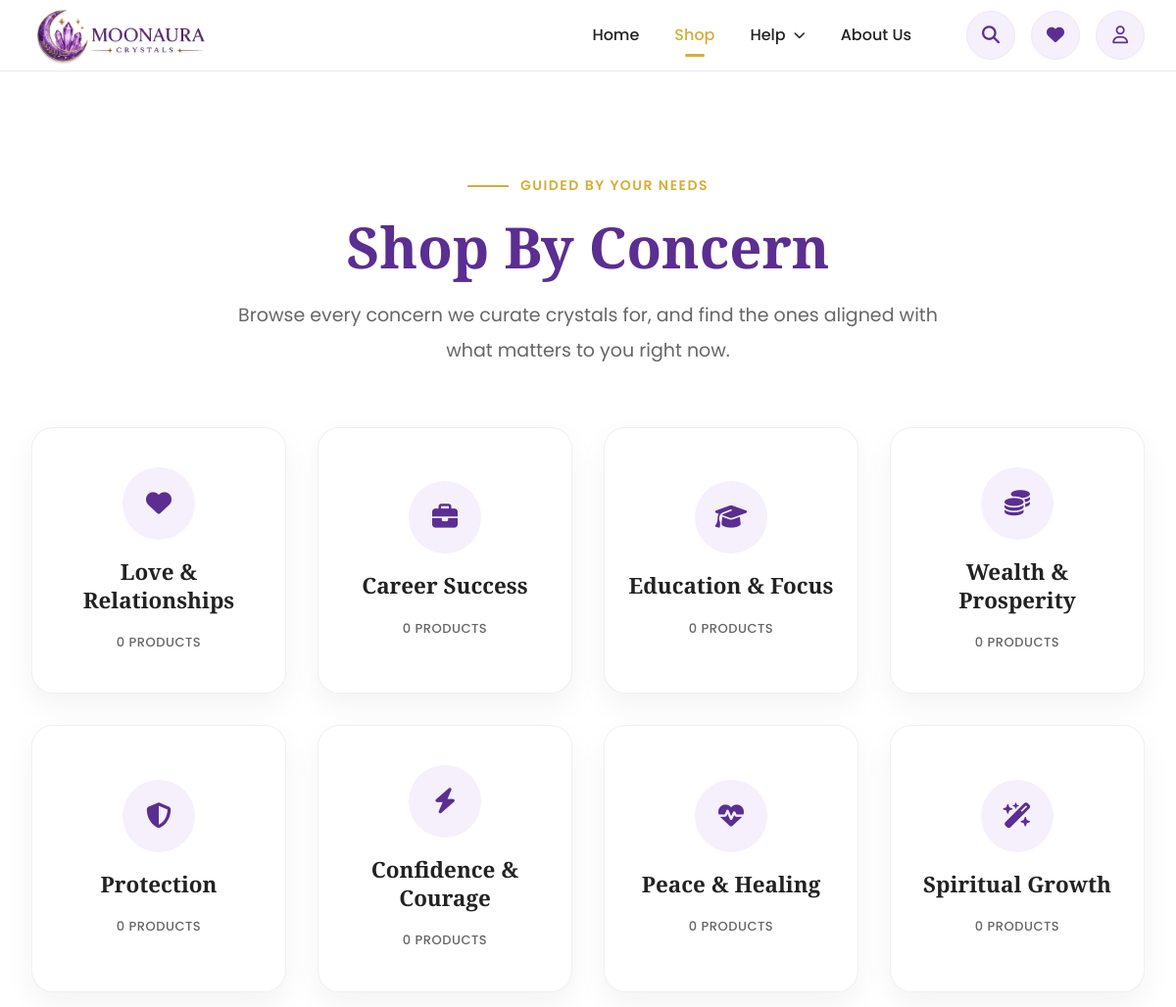
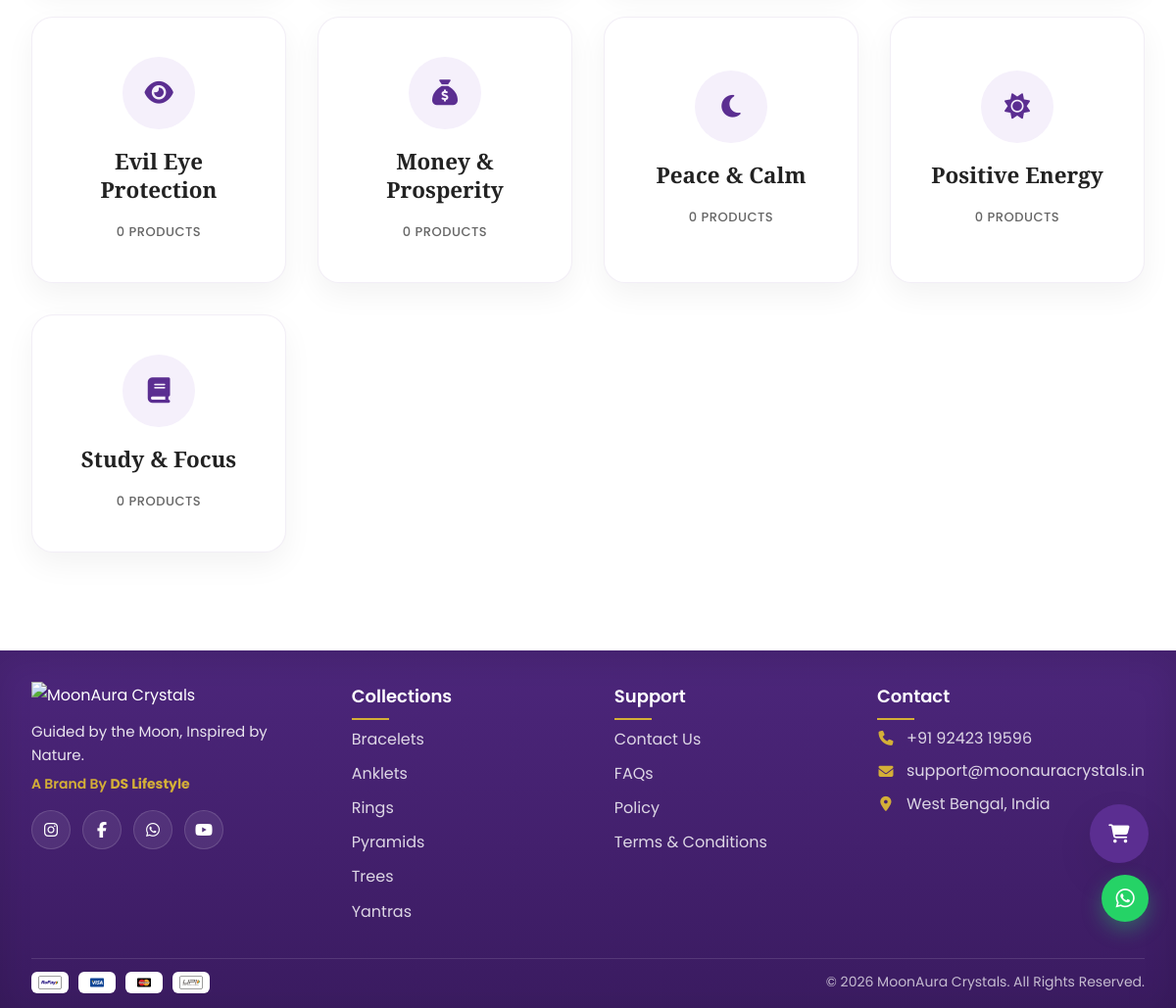
The page /concerns.php on the database its author committed (2 pictures, top to bottom).
### tables this page shows
CREATE TABLE concern_categories (

    id                  INT UNSIGNED AUTO_INCREMENT PRIMARY KEY,

    name                VARCHAR(100)    NOT NULL,               
    slug                VARCHAR(100)    NOT NULL UNIQUE,         
    display_order       INT UNSIGNED    NOT NULL DEFAULT 0,
    status              ENUM('active','inactive') NOT NULL DEFAULT 'active',

    created_at          DATETIME        NOT NULL DEFAULT CURRENT_TIMESTAMP,
    updated_at          DATETIME        NOT NULL DEFAULT CURRENT_TIMESTAMP
                                         ON UPDATE CURRENT_TIMESTAMP,

    INDEX idx_concern_categories_status (status)

);

### includes/functions.php (called while the page is built, shortened)
<?php
function h(?string $value): string
{
    return htmlspecialchars($value ?? '', ENT_QUOTES, 'UTF-8');
}
function asset_url(string $path = ''): string
{
    $path = trim($path);
    $path = preg_replace('#^(\.\./)+#', '', $path) ?? $path;
    $path = ltrim($path, '/');
    return rtrim(SITE_URL, '/') . '/' . $path;
}
function versioned_asset(string $path, ?string $url = null): string
{
    $path = trim($path);
    $relative = preg_replace('#^(\.\./)+#', '', $path) ?? $path;
    $relative = ltrim($relative, '/');
    $resolvedUrl = $url ?? asset_url($relative);
    static $mtimeCache = [];
    if (!array_key_exists($relative, $mtimeCache)) {
        $file = dirname(__DIR__) . DIRECTORY_SEPARATOR . str_replace(['/', '\\'], DIRECTORY_SEPARATOR, $relative);
        $mtimeCache[$relative] = is_file($file) ? (int) filemtime($file) : 0;
    }
    $mtime = $mtimeCache[$relative];
    $separator = str_contains($resolvedUrl, '?') ? '&' : '?';
    return $resolvedUrl . $separator . 'v=' . $mtime;
}

### includes/db.php (called while the page is built, shortened)
<?php
function db(): PDO
{
    static $pdo = null;
    $dsn = 'mysql:host=' . DB_HOST . ';dbname=' . DB_NAME . ';charset=' . DB_CHARSET;
    $options = [
        PDO::ATTR_ERRMODE            => PDO::ERRMODE_EXCEPTION,
        PDO::ATTR_DEFAULT_FETCH_MODE => PDO::FETCH_ASSOC,
        PDO::ATTR_EMULATE_PREPARES   => false,
    ];
    try {
        $pdo = new PDO($dsn, DB_USER, DB_PASS, $options);
    } catch (PDOException $e) {
        if (ENVIRONMENT === 'development') {
            die('Database connection failed: ' . $e->getMessage());
        }
        die('Something went wrong. Please try again later.');
    }
    return $pdo;
}

### includes/concern-functions.php (called while the page is built, shortened)
<?php
require_once __DIR__ . '/db.php';
function get_concern_icon_class(string $slug): string
{
    $icons = [
        'love-and-relationships' => 'fa-heart',
        'career-success'         => 'fa-briefcase',
        'education-and-focus'    => 'fa-graduation-cap',
        'wealth-and-prosperity'  => 'fa-coins',
        'protection'             => 'fa-shield-halved',
        'confidence-and-courage' => 'fa-bolt',
        'peace-and-healing'      => 'fa-heart-pulse',
        'spiritual-growth'       => 'fa-wand-magic-sparkles',
        'evil-eye-protection'    => 'fa-eye',
        'money-and-prosperity'   => 'fa-sack-dollar',
        'peace-and-calm'         => 'fa-moon',
        'positive-energy'        => 'fa-sun',
        'study-and-focus'        => 'fa-book',
    ];
    return $icons[$slug] ?? 'fa-gem';
}
function get_concern_categories_with_counts(): array
{
    return db()->query(
        'SELECT cc.id, cc.name, cc.slug,
                COUNT(pc.product_id) AS product_count
         FROM concern_categories cc
         LEFT JOIN product_concerns pc ON pc.concern_category_id = cc.id
         LEFT JOIN products p ON p.id = pc.product_id AND p.status = "active"
         WHERE cc.status = "active"
         GROUP BY cc.id, cc.name, cc.slug, cc.display_order
         ORDER BY cc.display_order ASC'
    )->fetchAll();
}

### concerns.php (the view, shortened to what this page needs)
<?php
require_once __DIR__ . '/config/config.php';
require_once __DIR__ . '/includes/functions.php';
require_once __DIR__ . '/includes/concern-functions.php';
$concernCategories = get_concern_categories_with_counts();
?>
<!DOCTYPE html>
<html lang="en">
<head>
    <link rel="stylesheet" href="https://cdnjs.cloudflare.com/ajax/libs/font-awesome/6.7.2/css/all.min.css">
    <link rel="stylesheet" href="<?= versioned_asset('assets/css/style.css') ?>">
    <link rel="stylesheet" href="<?= versioned_asset('assets/css/header.css') ?>">
    <link rel="stylesheet" href="<?= versioned_asset('assets/css/home.css') ?>">
    <link rel="stylesheet" href="<?= versioned_asset('assets/css/footer.css') ?>">
</head>
<body>
    <?php include __DIR__ . '/includes/header.php'; ?>
    <section class="shop-by-concern" id="all-concerns">
        <div class="container">
            <div class="section-heading">
                <span class="section-subtitle">Guided By Your Needs</span>
                <h1 class="section-title">Shop By Concern</h1>
                <p class="section-description">
                    Browse every concern we curate crystals for, and find the
                    ones aligned with what matters to you right now.
                </p>
            </div>
            <?php if (empty($concernCategories)): ?>
                <div class="empty-state">
                    <i class="fa-solid fa-layer-group"></i>
                    <p>Concern categories are coming soon.</p>
                    <a href="shop.php" class="btn btn-primary">Continue Shopping</a>
                </div>
            <?php else: ?>
                <div class="concern-grid">
                    <?php foreach ($concernCategories as $concern): ?>
                        <a href="concern.php?slug=<?= h($concern['slug']) ?>" class="concern-card">
                            <span class="concern-icon"><i class="fa-solid <?= h(get_concern_icon_class($concern['slug'])) ?>"></i></span>
                            <span class="concern-name"><?= h($concern['name']) ?></span>
                            <span class="concern-count">
                                <?= (int) $concern['product_count'] ?>
                                product<?= (int) $concern['product_count'] === 1 ? '' : 's' ?>
                            </span>
                        </a>
                    <?php endforeach; ?>
                </div>
            <?php endif; ?>
        </div>
    </section>
    <?php include __DIR__ . '/includes/footer.php'; ?>
</body>
</html>

### rows shown on the page
concern_categories: name "Love & Relationships", product_count "0"
concern_categories: name "Career Success", product_count "0"
concern_categories: name "Education & Focus", product_count "0"
concern_categories: name "Wealth & Prosperity", product_count "0"
concern_categories: name "Protection", product_count "0"
concern_categories: name "Confidence & Courage", product_count "0"
concern_categories: name "Peace & Healing", product_count "0"
concern_categories: name "Spiritual Growth", product_count "0"
concern_categories: name "Evil Eye Protection", product_count "0"
concern_categories: name "Money & Prosperity", product_count "0"
concern_categories: name "Peace & Calm", product_count "0"
concern_categories: name "Positive Energy", product_count "0"
concern_categories: name "Study & Focus", product_count "0"
